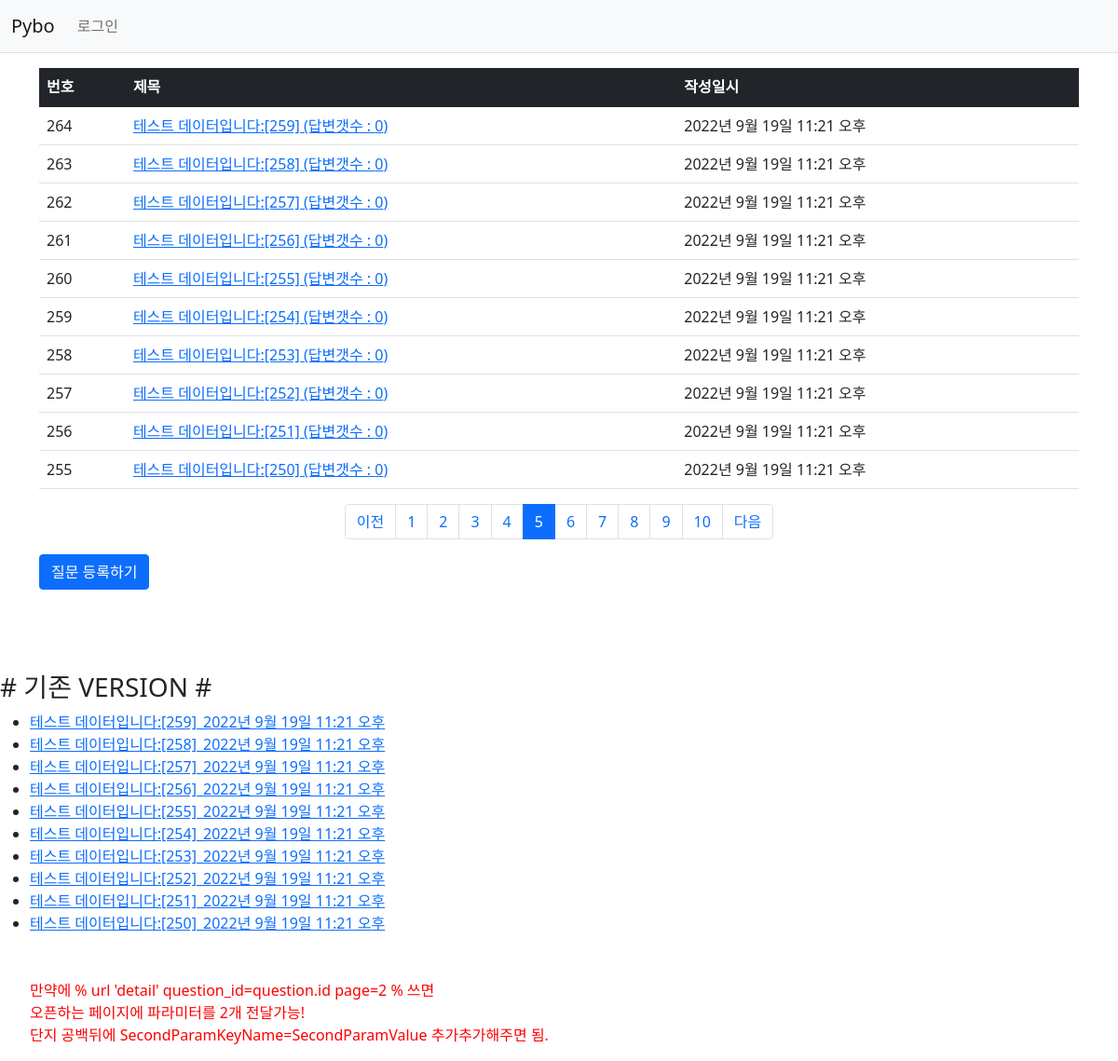
The app's page /pybo/?page=5 with its own data.
### pybo/models.py (models this page shows, shortened)
class Question(models.Model):
    subject = models.CharField(max_length=200)
    content = models.TextField()
    create_date = models.DateTimeField()

### pybo/views.py (the view)
# urls.py: 만약에 path('/', views.index),
def index(request):
    page = request.GET.get('page', '1')  # 페이지 initial 값
    question_list = Question.objects.order_by('-create_date')
    '''
     question_lit 를  정렬하여 끌고오기- 정렬순이 강제된 상태..   order by 뒤를 변수화 하면 어떨까?

     - 를 눈여겨 볼 것.  DESC와 같다, 즉 최신 값부터 끌고오도록 한다는 의미

    '''
    paginator = Paginator(question_list, 10)  # 페이지당 10개씩 보여주기
    page_obj = paginator.get_page(page)
    context = {'question_list': page_obj}
    '''
       querySet 을  context 라는 곳에 담아버리기. ,  body에  뭉쳐담아서 response 하기
    '''
    return render(request, 'pybo/question_list.html', context)
    '''
        index  >>  기본적으로  /pybo/ 로 들어온 경우 꺼내올 VIEW 지정..

     question_lit 를  정렬하여 끌고오기- 정렬순이 강제된 상태..   order by 뒤를 변수화 하면 어떨까?
    '''

### pybo/templatetags/pybo_filter.py (called while the page is built)
@register.filter
def sub(value, arg):
    return value - arg

### templates/pybo/question_list.html (shortened to what this page needs)
{% extends 'base.html' %}
{% load pybo_filter %}
{% block content %}
<div class="container my-3">
    <table class="table">
        <thead>
        <tr class="table-dark">
            <th>번호</th>
            <th>제목</th>
            <th>작성일시</th>
        </tr>
        </thead>
        <tbody>
        {% if question_list %}
        {% for question in question_list %}
        <tr>
            <td>
                {{ question_list.paginator.count|sub:question_list.start_index|sub:forloop.counter0|add:1 }}
            </td>
            <td>
                <a href="{% url 'pybo:detail' question.id %}"> {{ question.subject }}  (답변갯수 : {{ question.answer_set.count }})</a>
            </td>
            <td>{{ question.create_date }}</td>
        </tr>
        {% endfor %}
        {% else %}
        <tr>
            <td colspan="3">질문이 없습니다.</td>
        </tr>
        {% endif %}
        </tbody>
    </table>
    <ul class="pagination justify-content-center">
        {% if question_list.has_previous %}
        <li class="page-item">
            <a class="page-link" href="?page={{ question_list.previous_page_number }}">이전</a>
        </li>
        {% else %}
        <li class="page-item disabled">
            <a class="page-link" tabindex="-1" aria-disabled="true" href="#">이전</a>
        </li>
        {% endif %}
        {% for page_number in question_list.paginator.page_range %}
        {% if page_number >= question_list.number|add:-5 and page_number <= question_list.number|add:5 %}
        {% if page_number == question_list.number %}
        <li class="page-item active" aria-current="page">
            <a class="page-link" href="?page={{ page_number }}">{{ page_number }}</a>
        </li>
        {% else %}
        <li class="page-item">
            <a class="page-link" href="?page={{ page_number }}">{{ page_number }}</a>
        </li>
        {% endif %}
        {% endif %}
        {% endfor %}
        {% if question_list.has_next %}
        <li class="page-item">
            <a class="page-link" href="?page={{ question_list.next_page_number }}">다음</a>
        </li>
        {% else %}
        <li class="page-item disabled">
            <a class="page-link" tabindex="-1" aria-disabled="true" href="#">다음</a>
        </li>
        {% endif %}
    </ul>
    <a href="{% url 'pybo:question_create' %}" class="btn btn-primary">질문 등록하기</a>
</div>
<br>
<br>
<br>
<h3># 기존 VERSION #</h3>
{% if question_list %}
    <ul>
    {% for question in question_list %}
        <li><a href="{% url 'pybo:detail' question.id %}">{{ question.subject }}_{{question.create_date}}</a></li>
    {% endfor %}
        <li  style="color:red;list-style:none;"><br/><br/>만약에  % url 'detail' question_id=question.id page=2 % 쓰면
            <br/>오픈하는 페이지에 파라미터를 2개 전달가능!
            <br/>단지 공백뒤에 SecondParamKeyName=SecondParamValue 추가추가해주면 됨.</li>
    </ul>
{% else %}
    <p>질문이 없습니다.</p>
{% endif %}
{% endblock %}

### records on screen
Question: paginator.count|sub "264", subject "테스트 데이터입니다:[259]", answer_set.count "0", create_date "2022년 9월 19일 11:21 오후"
Question: paginator.count|sub "263", subject "테스트 데이터입니다:[258]", answer_set.count "0", create_date "2022년 9월 19일 11:21 오후"
Question: paginator.count|sub "262", subject "테스트 데이터입니다:[257]", answer_set.count "0", create_date "2022년 9월 19일 11:21 오후"
Question: paginator.count|sub "261", subject "테스트 데이터입니다:[256]", answer_set.count "0", create_date "2022년 9월 19일 11:21 오후"
Question: paginator.count|sub "260", subject "테스트 데이터입니다:[255]", answer_set.count "0", create_date "2022년 9월 19일 11:21 오후"
Question: paginator.count|sub "259", subject "테스트 데이터입니다:[254]", answer_set.count "0", create_date "2022년 9월 19일 11:21 오후"
Question: paginator.count|sub "258", subject "테스트 데이터입니다:[253]", answer_set.count "0", create_date "2022년 9월 19일 11:21 오후"
Question: paginator.count|sub "257", subject "테스트 데이터입니다:[252]", answer_set.count "0", create_date "2022년 9월 19일 11:21 오후"
Question: paginator.count|sub "256", subject "테스트 데이터입니다:[251]", answer_set.count "0", create_date "2022년 9월 19일 11:21 오후"
Question: paginator.count|sub "255", subject "테스트 데이터입니다:[250]", answer_set.count "0", create_date "2022년 9월 19일 11:21 오후"

### other values on screen
{{ page_number }} "1" "2" "3" "4" "6" "7" "8" "9" "10"
{{ page_number }} "5"
